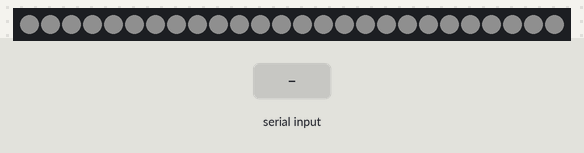
The sketch below on a simulated Arduino Leonardo, built with avr-gcc and run on an emulated ATmega32U4. Parts: 26 RGB LEDs in strip order, left to right. The inputs (shaded band) are chosen by the test bench. Dim RGB values are drawn brighter than linear; colours are those a GRB WS2812 strip shows for the declared byte order; random numbers use the default seed unless the sketch sets one; what the sketch prints to the serial monitor is not drawn.

Above: at 2.4 s.
4.2 s: "1" received over Serial
At 5.22 s:
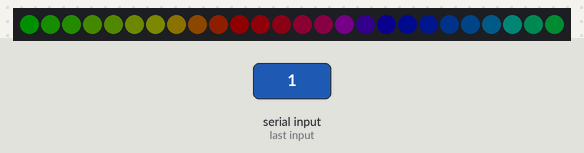
At 5.74 s:
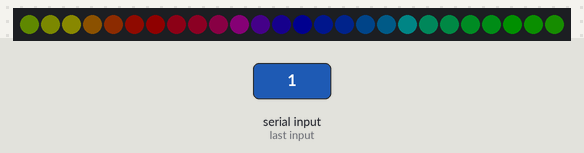
6.8 s: "2" received over Serial
8.5 s: "0" received over Serial
At 14.05 s:
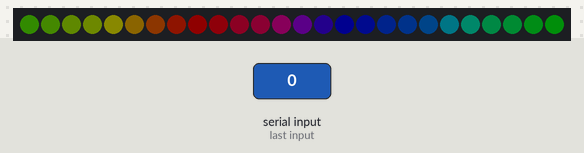

The sketch:

stranger.ino
```cpp
#include "FastLED.h"

// number of leds in chain
#define NUM_LEDS 26
// data pin that led data will be written out over
#define DATA_PIN 6
// necessary to avoid blindness
#define MASTER_BRIGHTNESS 15

// position of each letter in led chain
    #define LET_A 25
    #define LET_B 24
    #define LET_C 23
    #define LET_D 22
    #define LET_E 21
    #define LET_F 20
    #define LET_G 19
    #define LET_H 18
    #define LET_I 9
    #define LET_J 10
    #define LET_K 11
    #define LET_L 12
    #define LET_M 13
    #define LET_N 14
    #define LET_O 15
    #define LET_P 16
    #define LET_Q 17
    #define LET_R 8
    #define LET_S 7
    #define LET_T 6
    #define LET_U 5
    #define LET_V 4
    #define LET_W 3
    #define LET_X 2
    #define LET_Y 1
    #define LET_Z 0

// position of RGB values in color arrays
#define RED 0
#define BLU 1
#define GRN 2

// animations
#define OFF 0
#define RAINBOW_CHASE 1
#define RAINBOW_CYCLE 2
#define COLOR_CHASE 3
#define BLINKY 4

// set default idle animation
int default_animation = OFF;
int idle_animation = default_animation;

CRGB leds[NUM_LEDS];

// joyce's christmas light bulb colors
int rgb_red[3] = {255,0,80};
int rgb_blue[3] = {0,0,255};
int rgb_yellow[3] = {255,200,0};
int rgb_white[3] = {255,255,200};
int rgb_teal[3] = {0,130,130};

// the color bulb that corresponds to each letter
int *alpha_colors[26];

// the led in the chain that corresponds to each letter
int alpha_map[123];

// user input to spell on wall
String str;

void setup(){
  // sanity check delay - allows reprogramming if accidently blowing power w/leds
  FastLED.delay(2000);

  // initialize serial communication
  Serial.begin(9600);
  Serial.setTimeout(500);
  Serial.println("Ready");

  // set up leds
  FastLED.addLeds<WS2812, DATA_PIN, RGB>(leds, NUM_LEDS);
  FastLED.setBrightness(MASTER_BRIGHTNESS);
  alpha_colors[LET_A] = &rgb_white[0];
  alpha_colors[LET_B] = &rgb_blue[0];
  alpha_colors[LET_C] = &rgb_red[0];
  alpha_colors[LET_D] = &rgb_teal[0];
  alpha_colors[LET_E] = &rgb_blue[0];
  alpha_colors[LET_F] = &rgb_yellow[0];
  alpha_colors[LET_G] = &rgb_red[0];
  alpha_colors[LET_H] = &rgb_teal[0];
  alpha_colors[LET_I] = &rgb_teal[0];
  alpha_colors[LET_J] = &rgb_red[0];
  alpha_colors[LET_K] = &rgb_blue[0];
  alpha_colors[LET_L] = &rgb_teal[0];
  alpha_colors[LET_M] = &rgb_yellow[0];
  alpha_colors[LET_N] = &rgb_red[0];
  alpha_colors[LET_O] = &rgb_red[0];
  alpha_colors[LET_P] = &rgb_teal[0];
  alpha_colors[LET_Q] = &rgb_red[0];
  alpha_colors[LET_R] = &rgb_teal[0];
  alpha_colors[LET_S] = &rgb_white[0];
  alpha_colors[LET_T] = &rgb_yellow[0];
  alpha_colors[LET_U] = &rgb_blue[0];
  alpha_colors[LET_V] = &rgb_red[0];
  alpha_colors[LET_W] = &rgb_blue[0];
  alpha_colors[LET_X] = &rgb_yellow[0];
  alpha_colors[LET_Y] = &rgb_red[0];
  alpha_colors[LET_Z] = &rgb_red[0];

  alpha_map[97] = LET_A;
  alpha_map[98] = LET_B;
  alpha_map[99] = LET_C;
  alpha_map[100] = LET_D;
  alpha_map[101] = LET_E;
  alpha_map[102] = LET_F;
  alpha_map[103] = LET_G;
  alpha_map[104] = LET_H;
  alpha_map[105] = LET_I;
  alpha_map[106] = LET_J;
  alpha_map[107] = LET_K;
  alpha_map[108] = LET_L;
  alpha_map[109] = LET_M;
  alpha_map[110] = LET_N;
  alpha_map[111] = LET_O;
  alpha_map[112] = LET_P;
  alpha_map[113] = LET_Q;
  alpha_map[114] = LET_R;
  alpha_map[115] = LET_S;
  alpha_map[116] = LET_T;
  alpha_map[117] = LET_U;
  alpha_map[118] = LET_V;
  alpha_map[119] = LET_W;
  alpha_map[120] = LET_X;
  alpha_map[121] = LET_Y;
  alpha_map[122] = LET_Z;

  // blink lights to indicate setup is complete
  show_solid_fill(0,0,0,300);
  show_solid_fill(255,255,255,300);
  show_solid_fill(0,0,0,300);
}

void loop() {
  if(Serial.available() > 0){
    flicker_off_strip();
    str = Serial.readString();
    //TODO change these string comparisons to direct character comparisons
    if (str.equals("0")){
      idle_animation = OFF;
    }
    else if (str.equals("1")){
      idle_animation = RAINBOW_CHASE;
    }
    else if (str.equals("2")){
      idle_animation = RAINBOW_CYCLE;
    }
    else if (str.equals("3")){
      idle_animation = COLOR_CHASE;
    }
    else if (str.equals("4")){
      idle_animation = BLINKY;
    }
    else{
      FastLED.delay(1500);
      spell(str);
      FastLED.delay(3000);
    }
  }
  idle();
}

void show_solid_fill(int r, int g, int b, int ms){
  fill_solid(leds, NUM_LEDS, CRGB(r,g,b));
  FastLED.show();
  FastLED.delay(ms);
}

void flicker_off_strip(){
  dim_strip(3,170);
  dim_strip(2,100);
  dim_strip(4,180);
  show_solid_fill(0,0,0,0);
  FastLED.setBrightness(MASTER_BRIGHTNESS);
}

void dim_strip(int denominator, int ms){
  FastLED.setBrightness(MASTER_BRIGHTNESS/denominator);
  FastLED.show();
  FastLED.delay(ms);
}

void idle(){
  if (idle_animation == OFF){
    show_solid_fill(0,0,0,0);
  }
  else if (idle_animation == RAINBOW_CHASE){
    rainbow_chase();
  }
  else if (idle_animation == RAINBOW_CYCLE){
    rainbow_cycle();
  }
  else if (idle_animation == COLOR_CHASE){
    color_chase();
  }
  else if (idle_animation == BLINKY){
    blinky();
  }
  else{
    idle_animation = default_animation;
    idle();
  }
}

void blinky(){
  show_solid_fill(0,0,255,1000);
  show_solid_fill(255,0,80,1000);
  show_solid_fill(255,255,200,1000);
  show_solid_fill(0,130,130,1000);
  show_solid_fill(255,200,0,1000);
}

void rainbow_chase(){
  for (int i = 0; i < 60; ++i){
    fill_rainbow(leds, NUM_LEDS, (i*255)/60, (255/NUM_LEDS));
    FastLED.show();
    FastLED.delay(50);
  }
}

void rainbow_cycle(){
  for( int colorStep=0; colorStep<256; colorStep++ ) {
      int r = colorStep;
      int b = 255-colorStep;
      int g = 0;
      show_solid_fill(r,g,b,15);
  }
  for( int colorStep=0; colorStep<256; colorStep++ ) {
      int g = colorStep;
      int r = 255-colorStep;
      int b = 0;
      show_solid_fill(r,g,b,15);
  }
    for( int colorStep=0; colorStep<256; colorStep++ ) {
      int b = colorStep;
      int g = 255-colorStep;
      int r = 0;
      show_solid_fill(r,g,b,15);
  }
}

void color_chase(){
  int ms = 125;
  chase_up(231, 76, 60, ms);
  chase_down(243, 156, 18, ms);
  chase_up(244, 208, 63, ms);
  chase_down(46, 204, 113, ms);
  chase_up(52, 152, 219, ms);
  chase_down(142, 68, 173, ms);
}

void chase_up(int r, int g, int b, int ms){
  for (int i = 0; i < NUM_LEDS; ++i){
    leds[i].setRGB(r,g,b);
    FastLED.show();
    FastLED.delay(ms);
    leds[i].setRGB(0,0,0);
    FastLED.show();
  }
  FastLED.delay(2*ms);
}

void chase_down(int r, int g, int b, int ms){
  for (int i = NUM_LEDS - 1; i >= 0; --i){
    leds[i].setRGB(r,g,b);
    FastLED.show();
    FastLED.delay(ms);
    leds[i].setRGB(0,0,0);
    FastLED.show();
  }
  FastLED.delay(2*ms);
}

void spell_alphabet(){
  for(int i = 0; i < NUM_LEDS; ++i){
    show_letter(i+97);
  }
}

void spell(String str){
  int len = str.length();
  for(int i = 0; i < len; ++i){
    char c = tolower(str[i]);
    int val = c;
    if (c == 32){
      FastLED.delay(500);
    }
    else if ((c >= 97) && (c <=122)){
      show_letter(alpha_map[c]);
    }
  }
}

void show_letter(int letter){
  leds[letter].setRGB(alpha_colors[letter][RED],alpha_colors[letter][BLU],alpha_colors[letter][GRN]);
  //sometimes "flicker" letter on
  int flick_on = rand() % 3;
  if (flick_on > 0){
    FastLED.setBrightness(MASTER_BRIGHTNESS/3);
    FastLED.show();
    FastLED.delay(100);
    if (flick_on == 1){
      FastLED.setBrightness(MASTER_BRIGHTNESS/2);
      FastLED.show();
      FastLED.delay(75);
    }
    FastLED.setBrightness(MASTER_BRIGHTNESS);
  }
  //display letter
  FastLED.show();
  FastLED.delay(500);
  //sometimes "flicker" letter off
  int flick_off = rand() % 4;
  if (flick_off > 1){
    FastLED.setBrightness(MASTER_BRIGHTNESS/2);
    FastLED.show();
    FastLED.delay(75);
    if (flick_off == 2){
      FastLED.setBrightness(MASTER_BRIGHTNESS/4);
      FastLED.show();
      FastLED.delay(50);
    }
    FastLED.setBrightness(MASTER_BRIGHTNESS);
  }
  //turn letter off
  leds[letter].setRGB(0,0,0);
  FastLED.show();
  FastLED.delay(300);
}
```

Measured:
- after the input at 4.2 s, the LEDs: first change after 0.96 s (image 1 shows a later state)
